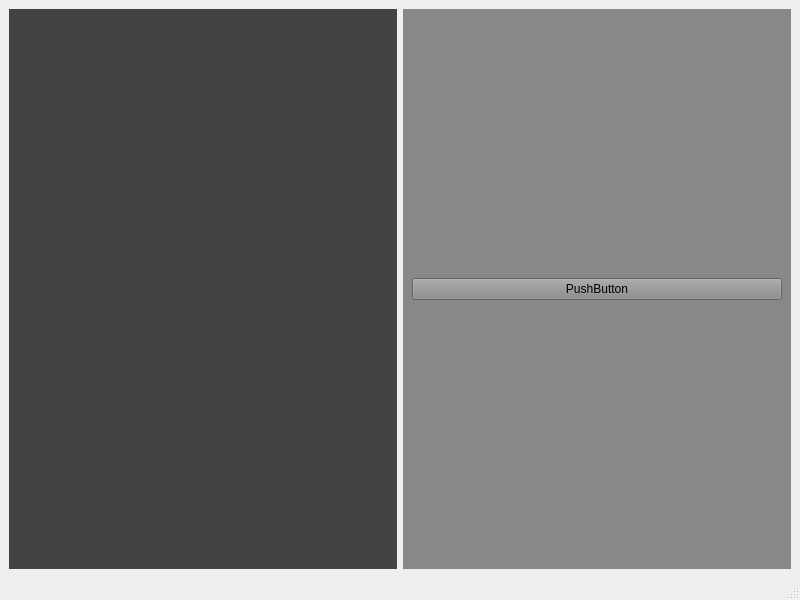
<?xml version="1.0" encoding="UTF-8"?>
<ui version="4.0">
 <class>MainWindow</class>
 <widget class="QMainWindow" name="MainWindow">
  <property name="geometry">
   <rect>
    <x>0</x>
    <y>0</y>
    <width>800</width>
    <height>600</height>
   </rect>
  </property>
  <property name="windowTitle">
   <string>MainWindow</string>
  </property>
  <widget class="QWidget" name="centralwidget">
   <layout class="QHBoxLayout" name="horizontalLayout_2">
    <item>
     <widget class="QWidget" name="widget" native="true">
      <property name="styleSheet">
       <string notr="true">background-color: rgb(67, 67, 67);</string>
      </property>
      <layout class="QVBoxLayout" name="verticalLayout">
       <item>
        <layout class="QHBoxLayout" name="horizontalLayout"/>
       </item>
      </layout>
     </widget>
    </item>
    <item>
     <widget class="QWidget" name="widget_2" native="true">
      <property name="minimumSize">
       <size>
        <width>200</width>
        <height>0</height>
       </size>
      </property>
      <property name="styleSheet">
       <string notr="true">background-color: rgb(136, 136, 136);</string>
      </property>
      <layout class="QHBoxLayout" name="horizontalLayout_3">
       <item>
        <layout class="QVBoxLayout" name="verticalLayout_2">
         <item>
          <widget class="QPushButton" name="pushButton">
           <property name="text">
            <string>PushButton</string>
           </property>
          </widget>
         </item>
        </layout>
       </item>
      </layout>
     </widget>
    </item>
   </layout>
  </widget>
  <widget class="QMenuBar" name="menubar">
   <property name="geometry">
    <rect>
     <x>0</x>
     <y>0</y>
     <width>800</width>
     <height>21</height>
    </rect>
   </property>
  </widget>
  <widget class="QStatusBar" name="statusbar"/>
 </widget>
 <resources/>
 <connections/>
</ui>
